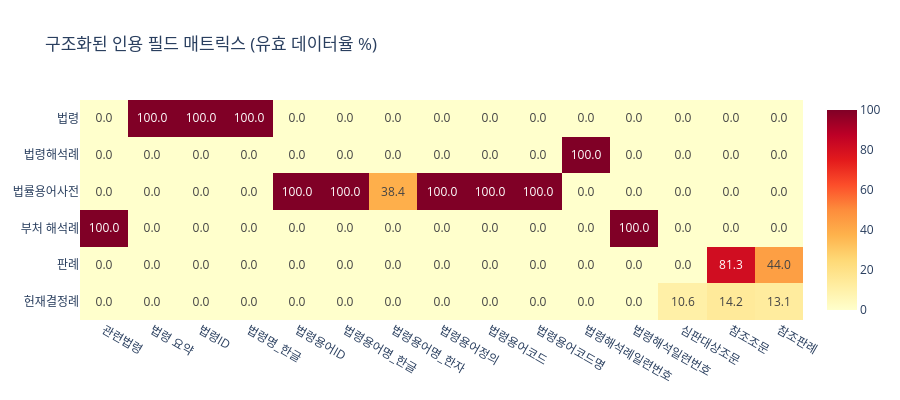

Source (notebook cell):
### Code cell
# ── Cell 2: 인용/참조 필드 인벤토리 ──────────────────────
# 인용/참조 관련 필드 키워드
CITATION_KEYWORDS = ["참조", "인용", "관련법령", "심판대상조문", "법령"]

inventory_data = []

for cat_key, cat_info in CATEGORIES.items():
    cat_label = cat_info["label"]
    schema = phase2.get(cat_key, {})
    fields = schema.get("fields", {})
    
    citation_fields = []
    for field_name, field_info in fields.items():
        # 인용/참조 관련 필드인지 확인
        is_citation = any(kw in field_name for kw in CITATION_KEYWORDS)
        if not is_citation:
            continue
        
        empty_rate = field_info.get("empty_rate", 1.0)
        presence = field_info.get("presence_rate", 0)
        non_empty_rate = round(presence * (1 - empty_rate) * 100, 1)
        
        citation_fields.append({
            "field": field_name,
            "non_empty_rate": non_empty_rate,
            "empty_rate": round(empty_rate * 100, 1),
        })
    
    # 인벤토리에 추가
    if citation_fields:
        for cf in citation_fields:
            inventory_data.append({
                "카테고리": cat_label,
                "category": cat_key,
                "인용 필드": cf["field"],
                "유효 데이터율 (%)": cf["non_empty_rate"],
                "비어있는 비율 (%)": cf["empty_rate"],
                "레코드 수": cat_records.get(cat_key, 0),
                "유형": "구조화",
            })
    else:
        inventory_data.append({
            "카테고리": cat_label,
            "category": cat_key,
            "인용 필드": "(없음 - 텍스트 파싱 필요)",
            "유효 데이터율 (%)": 0.0,
            "비어있는 비율 (%)": 100.0,
            "레코드 수": cat_records.get(cat_key, 0),
            "유형": "비구조화",
        })

df_inv = pd.DataFrame(inventory_data)
display(df_inv.style.format({
    "유효 데이터율 (%)": "{:.1f}",
    "비어있는 비율 (%)": "{:.1f}",
    "레코드 수": "{:,}",
}))

# 히트맵: 카테고리별 인용 필드 존재 여부
structured = df_inv[df_inv["유형"] == "구조화"]
if len(structured) > 0:
    pivot = structured.pivot_table(
        index="카테고리", columns="인용 필드", values="유효 데이터율 (%)", fill_value=0
    )
    fig = px.imshow(
        pivot.values,
        x=pivot.columns.tolist(),
        y=pivot.index.tolist(),
        title="구조화된 인용 필드 매트릭스 (유효 데이터율 %)",
        color_continuous_scale="YlOrRd",
        text_auto=".1f",
        aspect="auto",
    )
    fig.update_layout(height=400)
    fig.show()

### Figure 1 — Plotly figure (JSON) as saved in the notebook; plotly's stock layout.template omitted (floating-point values rounded to 4 significant figures)
{"data": [{"coloraxis": "coloraxis", "hovertemplate": "x: %{x}<br>y: %{y}<br>color: %{z}<extra></extra>", "name": "0", "texttemplate": "%{z:.1f}", "type": "heatmap", "x": ["관련법령", "법령 요약", "법령ID", "법령명_한글", "법령용어ID", "법령용어명_한글", "법령용어명_한자", "법령용어정의", "법령용어코드", "법령용어코드명", "법령해석례일련번호", "법령해석일련번호", "심판대상조문", "참조조문", "참조판례"], "xaxis": "x", "y": ["법령", "법령해석례", "법률용어사전", "부처 해석례", "판례", "헌재결정례"], "yaxis": "y", "z": [[0.0, 100.0, 100.0, 100.0, 0.0, 0.0, 0.0, 0.0, 0.0, 0.0, 0.0, 0.0, 0.0, 0.0, 0.0], [0.0, 0.0, 0.0, 0.0, 0.0, 0.0, 0.0, 0.0, 0.0, 0.0, 100.0, 0.0, 0.0, 0.0, 0.0], [0.0, 0.0, 0.0, 0.0, 100.0, 100.0, 38.4, 100.0, 100.0, 100.0, 0.0, 0.0, 0.0, 0.0, 0.0], [100.0, 0.0, 0.0, 0.0, 0.0, 0.0, 0.0, 0.0, 0.0, 0.0, 0.0, 100.0, 0.0, 0.0, 0.0], [0.0, 0.0, 0.0, 0.0, 0.0, 0.0, 0.0, 0.0, 0.0, 0.0, 0.0, 0.0, 0.0, 81.3, 44.0], [0.0, 0.0, 0.0, 0.0, 0.0, 0.0, 0.0, 0.0, 0.0, 0.0, 0.0, 0.0, 10.6, 14.2, 13.1]]}], "layout": {"coloraxis": {"colorscale": [[0, "rgb(255,255,204)"], [0.125, "rgb(255,237,160)"], [0.25, "rgb(254,217,118)"], [0.375, "rgb(254,178,76)"], [0.5, "rgb(253,141,60)"], [0.625, "rgb(252,78,42)"], [0.75, "rgb(227,26,28)"], [0.875, "rgb(189,0,38)"], [1, "rgb(128,0,38)"]]}, "height": 400, "title": {"text": "구조화된 인용 필드 매트릭스 (유효 데이터율 %)"}, "xaxis": {"anchor": "y", "domain": [0, 1]}, "yaxis": {"anchor": "x", "autorange": "reversed", "domain": [0, 1]}}}
